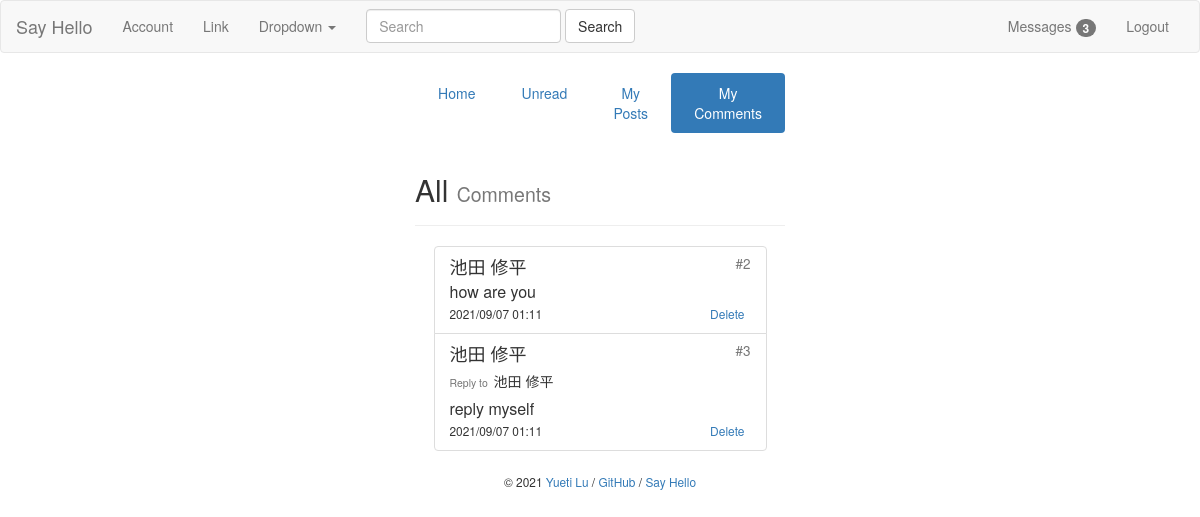
The app's page /admin/comments (signed in) with its own data.
### bluelog/models.py (models this page shows)
class Comment(db.Model):
    id = db.Column(db.Integer, primary_key=True)
    name = db.Column(db.String(30))
    body = db.Column(db.Text)
    replyTo = db.Column(db.String(30))
    commentFloor = db.Column(db.Integer)
    from_admin = db.Column(db.Boolean, default=False)
    timestamp = db.Column(db.DateTime, default=datetime.now, index=True)
    post_id = db.Column(db.Integer, db.ForeignKey('post.id'))
    post = db.relationship('Post', back_populates='comments')
    user_id = db.Column(db.Integer, db.ForeignKey('user.id'))
    user = db.relationship('User', back_populates='comments')

### bluelog/blueprints/admin.py (the view)
@admin_bp.route('/comments')
def manageComments():
    if not current_user.is_authenticated:
        return redirect(url_for('blog.index'))
    else:
        allComments = Comment.query.filter(Comment.user_id == current_user.id)
        return render_template('admin/manageComments.html', comments=allComments)

### bluelog/forms.py
class SearchForm(FlaskForm):
    body = StringField('SearchMessage', validators=[DataRequired()])
    submit = SubmitField('Search')

### bluelog/__init__.py (called while the page is built)
def register_template_context(app):
    @app.context_processor
    def injectSearchForm():
        searchForm = SearchForm()
        return dict(searchForm=searchForm)
    @app.context_processor
    def injectUnreadMessage():
        if current_user.is_authenticated:
            user = User.query.get(current_user.id)
            unreadMessageNum = UnreadMessage.query.filter(and_(UnreadMessage.user_id == user.id,
                                                               UnreadMessage.haveRead == 0)).count()
            return dict(unreadMessageNum=unreadMessageNum)
        else:
            return dict(unreadMessageNum=0)

### bluelog/extensions.py (called while the page is built)
@login_manager.user_loader
def load_user(user_id):
    from bluelog.models import User
    user = User.query.get(int(user_id))
    return user

### bluelog/templates/admin/manageComments.html
{% extends 'base.html' %}
{% from "macros.html" import show_flash with context %}
{% from "macros.html" import show_footer %}
{% from "macros.html" import show_comment_in_admin %}
{% block content %}
    <div class="col-md-4"></div>
    <div class="col-md-4">
        <ul class="nav nav-pills nav-justified">
            <li role="presentation"><a href="{{ url_for('admin.index') }}">Home</a></li>
            <li role="presentation"><a href="{{ url_for('admin.manageUnreadMessages') }}">Unread</a></li>
            <li role="presentation"><a href="{{ url_for('admin.managePosts') }}">My Posts</a></li>
            <li role="presentation" class="active"><a href="{{ url_for('admin.manageComments') }}">My Comments</a></li>
        </ul>
        <div class="page-header">
            <h2>All <small>Comments</small></h2>
        </div>
        <ul class="list-group" style="margin:0 auto; width:90%">
            {% for comment in comments %}
                {{ show_comment_in_admin(comment) }}
            {% endfor %}
        </ul>
        {{ show_footer() }}
    </div>
    <div class="col-md-4"></div>
{% endblock content %}

### bluelog/templates/macros.html (shortened to what this page needs)
{% macro show_footer() %}
    <footer class="text-center" style="margin-top: 20px;">
        <small> &copy; 2021 <a href="https://github.com/luyueti111" title="Written by Grey Li">Yueti Lu</a> /
            <a href="https://github.com/luyueti111/Bluelog" title="Fork me on GitHub">GitHub</a> /
            <a href="{{ url_for('blog.hello') }}" title="A HelloFlask project">Say Hello</a>
        </small>
    </footer>
{% endmacro %}
{% macro show_comment_in_admin(comment) %}
    {% set post = comment.post %}
    <li class="list-group-item">
        <a href="{{ url_for('blog.replyPage', post_id=comment.post_id) }}"
           style="color: inherit; text-decoration: none;">
            {% if comment.name == post.name %}
                <h4 class="list-group-item-heading text-info">{{ comment.name }}<small class="pull-right">&nbsp;&nbsp;&nbsp;#{{ comment.commentFloor }}</small>
                </h4>
            {% else %}
                <h4 class="list-group-item-heading">{{ comment.name }}<small
                        class="pull-right">&nbsp;&nbsp;&nbsp;#{{ comment.commentFloor }}</small>
                </h4>
            {% endif %}
            {% if comment.replyTo is not none %}
                <h5><small>Reply to&nbsp;&nbsp;</small>{{ comment.replyTo }}</h5>
            {% endif %}
            <p class="list-group-item-text"
               style="width: 100%; word-break: break-all; word-wrap: break-word; font-size: medium">{{ comment.body }}</p>
            <small>
                {{ comment.timestamp.strftime('%Y/%m/%d %H:%M') }}
            </small>
        </a>
        <a href="{{ url_for('admin.deleteComment', comment_id=comment.id) }}"
           class="btn btn-link pull-right btn-xs"
           onclick="return confirm('Are you Sure?')">Delete</a>
    </li>
{% endmacro %}

### records on screen
Comment: name "池田 修平", commentFloor "2", body "how are you", timestamp "2021/09/07 01:11"
Comment: name "池田 修平", commentFloor "3", replyTo "池田 修平", body "reply myself", timestamp "2021/09/07 01:11"

### other values on screen
{{ unreadMessageNum }} "3"
